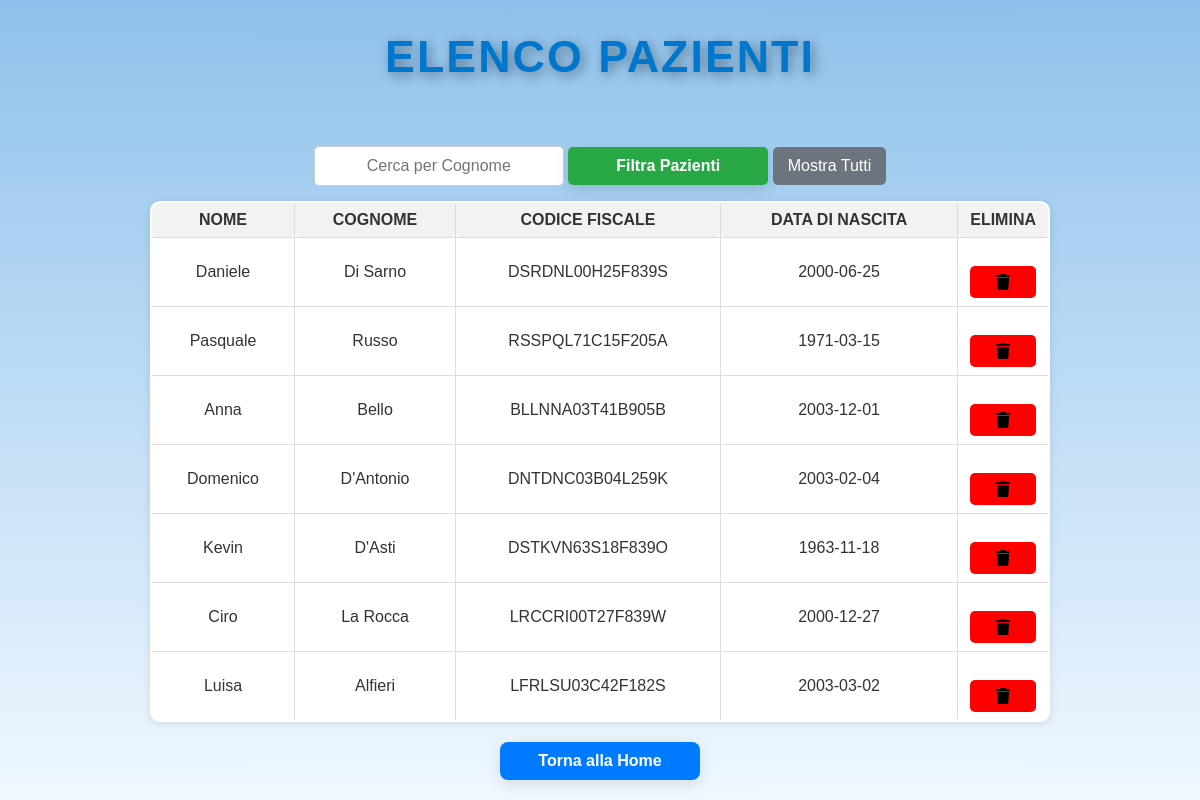
Page /elenco_pazienti on the committed database.
### app.py (models this page shows, shortened)
class Paziente(db.Model):
    id = db.Column(db.Integer, primary_key=True)
    nome = db.Column(db.String(100), nullable=False)
    cognome = db.Column(db.String(100), nullable=False)
    codice_fiscale = db.Column(db.String(16), nullable=False, unique=True)
    data_nascita = db.Column(db.String(10), nullable=False)

### app.py (the view)
@app.route('/elenco_pazienti') # O qualsiasi rotta tu abbia per questa pagina, es. '/visualizza_pazienti'
def elenco_pazienti(): # O il nome che hai dato a questa funzione, es. visualizza_pazienti
    search_cognome = request.args.get('cognome', '').strip()
    query = Paziente.query
    if search_cognome:
        query = query.filter(Paziente.cognome.ilike(f'%{search_cognome}%'))
    pazienti = query.all()
    return render_template('visualizza_pazienti.html', # <--- CAMBIA QUI: da 'elenco_pazienti.html' a 'visualizza_pazienti.html'
                           pazienti=pazienti,
                           request=request)

### templates/visualizza_pazienti.html (shortened to what this page needs)
<!DOCTYPE html>
<html lang="it">
<head>
    <link rel="stylesheet" href="{{ url_for('static', filename='style.css') }}">
    <link rel="stylesheet" href="https://cdnjs.cloudflare.com/ajax/libs/font-awesome/6.0.0-beta3/css/all.min.css">
</head>
<body>
    <h1>Elenco Pazienti</h1>
    <div class="search-container">
        <form action="/elenco_pazienti" method="get">
            <input type="text" name="cognome" placeholder="Cerca per Cognome" value="" autocomplete="off">
            <button type="submit" class="search-btn">Filtra Pazienti</button>
            <a href="/elenco_pazienti" class="reset-btn">Mostra Tutti</a>
        </form>
    </div>
    {% if pazienti %}
    <table style="margin: 0 auto; border-collapse: collapse; width: 90%;">
        <tr>
            <th style="text-align: center;">Nome</th>
            <th style="text-align: center;">Cognome</th>
            <th style="text-align: center;">Codice Fiscale</th>
            <th style="text-align: center;">Data di Nascita</th>
            <th style="text-align: center;">Elimina</th>
        </tr>
        {% for paziente in pazienti %}
        <tr>
            <td style="text-align: center;">{{ paziente.nome }}</td>
            <td style="text-align: center;">{{ paziente.cognome }}</td>
            <td style="text-align: center;">{{ paziente.codice_fiscale }}</td>
            <td style="text-align: center;">{{ paziente.data_nascita }}</td>
            <td style="text-align: center; vertical-align: middle;">
                <a href="{{ url_for('elimina_paziente', paziente_id=paziente.id) }}" class="delete-icon" style="display: inline-flex; align-items: center; justify-content: center; width: 100%; height: 100%;">
                    <i class="fas fa-trash"></i>
                </a>
            </td>
        </tr>
        {% endfor %}
    </table>
    {% else %}
        <p>Nessun paziente trovato con il cognome specificato.</p>
    {% endif %}
    <form action="{{ url_for('home') }}" method="get">
        <button type="submit" class="submit-btn" id="torna-home">Torna alla Home</button>
    </form>
</body>
</html>

### rows in the picture
Paziente: nome "Daniele", cognome "Di Sarno", codice_fiscale "DSRDNL00H25F839S", data_nascita "2000-06-25"
Paziente: nome "Pasquale", cognome "Russo", codice_fiscale "RSSPQL71C15F205A", data_nascita "1971-03-15"
Paziente: nome "Anna", cognome "Bello", codice_fiscale "BLLNNA03T41B905B", data_nascita "2003-12-01"
Paziente: nome "Domenico", cognome "D'Antonio", codice_fiscale "DNTDNC03B04L259K", data_nascita "2003-02-04"
Paziente: nome "Kevin", cognome "D'Asti", codice_fiscale "DSTKVN63S18F839O", data_nascita "1963-11-18"
Paziente: nome "Ciro", cognome "La Rocca", codice_fiscale "LRCCRI00T27F839W", data_nascita "2000-12-27"
Paziente: nome "Luisa", cognome "Alfieri", codice_fiscale "LFRLSU03C42F182S", data_nascita "2003-03-02"
